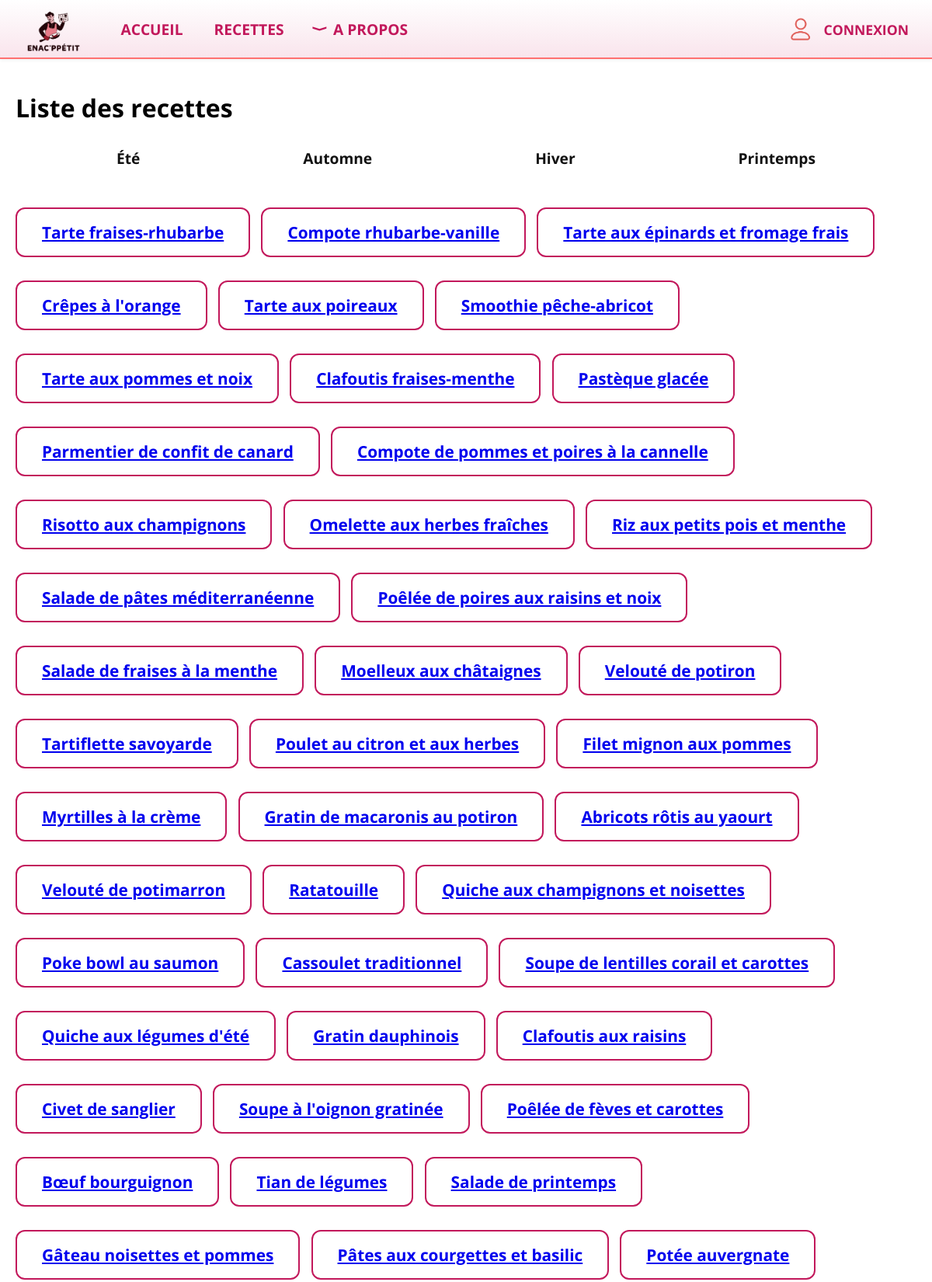
/recettes (upper part), run on the app's committed database.
### tables this page shows
CREATE TABLE Recette (
    Recette_id INTEGER PRIMARY KEY,
    Title TEXT,
    Preptime INTEGER,
    Cooktime INTEGER,
    Category TEXT,
    Saison TEXT,
    Description TEXT,
    Servings INTEGER,
    Image TEXT
);

### app.py (the view)
@app.route('/recettes') #route des recettes
def recettes():
    recipes = get_recipes()
    return render_template('recettes.html', recipes=recipes)

### app.py (called while the page is built)
def get_recipes(): #recette
    conn = sqlite3.connect('BDD.db')
    conn.row_factory = sqlite3.Row
    recipes = conn.execute('SELECT * FROM Recette').fetchall()
    conn.close()
    return recipes

### templates/recettes.html (shortened to what this page needs)
{% extends "base.html" %}
{% block content %}
    <h1>Liste des recettes</h1>
    <div class="saisons-links">
        <a href="{{ url_for('ete') }}">Été</a>
        <a href="{{ url_for('automne') }}">Automne</a>
        <a href="{{ url_for('hiver') }}">Hiver</a>
        <a href="{{ url_for('printemps') }}">Printemps</a>
    </div>
    {% set noms_vus = [] %}
    {% for recette in recipes %}
        {% if recette['title'] not in noms_vus %}
            <div class="encadre-nom-recette">
                <a href="{{ url_for('recette', recette_id=recette['Recette_id']) }}" class="lien-recette-nom">
                    {{ recette['title'] }}
                </a>
            </div>
            {% set _ = noms_vus.append(recette['title']) %}
        {% endif %}
    {% endfor %}
{% endblock %}

### static/style.css (style rules this page uses)
body { overflow-x: hidden; background: #fff; margin: 0; padding: 0; font-family: 'Open Sans', Arial, sans-serif; }
html { box-sizing: border-box; width: 100vw; overflow-x: hidden; }
*, *::before, *::after { box-sizing: inherit; }
.saisons-links { display: flex; justify-content: space-between; width: 100%; max-width: 900px; margin: 30px auto; }
.saisons-links a { font-weight: bold; color: #111; text-decoration: none; font-size: 1.2em; }
.encadre-nom-recette { background: #fff; border: 2px solid #c2185b; border-radius: 12px; padding: 16px 32px; font-size: 1.3em; font-weight: bold; display: inline-block; margin: 20px 10px 10px 0; }

### data on the page
Recette: title "Tarte fraises-rhubarbe"
Recette: title "Compote rhubarbe-vanille"
Recette: title "Tarte aux épinards et fromage frais"
Recette: title "Crêpes à l'orange"
Recette: title "Tarte aux poireaux"
Recette: title "Smoothie pêche-abricot"
Recette: title "Tarte aux pommes et noix"
Recette: title "Clafoutis fraises-menthe"
Recette: title "Pastèque glacée"
Recette: title "Parmentier de confit de canard"
Recette: title "Compote de pommes et poires à la cannelle"
Recette: title "Risotto aux champignons"
Recette: title "Omelette aux herbes fraîches"
Recette: title "Riz aux petits pois et menthe"
Recette: title "Salade de pâtes méditerranéenne"
Recette: title "Poêlée de poires aux raisins et noix"
Recette: title "Salade de fraises à la menthe"
Recette: title "Moelleux aux châtaignes"
Recette: title "Velouté de potiron"
Recette: title "Tartiflette savoyarde"
Recette: title "Poulet au citron et aux herbes"
Recette: title "Filet mignon aux pommes"
Recette: title "Myrtilles à la crème"
Recette: title "Gratin de macaronis au potiron"
Recette: title "Abricots rôtis au yaourt"
Recette: title "Velouté de potimarron"
Recette: title "Ratatouille"
Recette: title "Quiche aux champignons et noisettes"
Recette: title "Poke bowl au saumon"
Recette: title "Cassoulet traditionnel"
Recette: title "Soupe de lentilles corail et carottes"
Recette: title "Quiche aux légumes d'été"
Recette: title "Gratin dauphinois"
Recette: title "Clafoutis aux raisins"
Recette: title "Civet de sanglier"
Recette: title "Soupe à l'oignon gratinée"
Recette: title "Poêlée de fèves et carottes"
Recette: title "Bœuf bourguignon"
Recette: title "Tian de légumes"
Recette: title "Salade de printemps"
Recette: title "Gâteau noisettes et pommes"
Recette: title "Pâtes aux courgettes et basilic"
Recette: title "Potée auvergnate"
